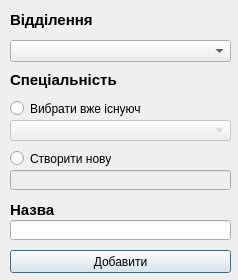
<?xml version="1.0" encoding="UTF-8"?>
<ui version="4.0">
 <class>groupchange</class>
 <widget class="QDialog" name="groupchange">
  <property name="geometry">
   <rect>
    <x>0</x>
    <y>0</y>
    <width>238</width>
    <height>280</height>
   </rect>
  </property>
  <property name="windowTitle">
   <string>Добавте нову групу</string>
  </property>
  <property name="windowIcon">
   <iconset>
    <normaloff>icon.ico</normaloff>icon.ico</iconset>
  </property>
  <widget class="QPushButton" name="pushButton">
   <property name="geometry">
    <rect>
     <x>10</x>
     <y>250</y>
     <width>221</width>
     <height>23</height>
    </rect>
   </property>
   <property name="text">
    <string>Добавити</string>
   </property>
  </widget>
  <widget class="QLabel" name="label">
   <property name="geometry">
    <rect>
     <x>10</x>
     <y>10</y>
     <width>91</width>
     <height>21</height>
    </rect>
   </property>
   <property name="text">
    <string>&lt;html&gt;&lt;head/&gt;&lt;body&gt;&lt;p&gt;&lt;span style=&quot; font-size:11pt; font-weight:600;&quot;&gt;Відділення&lt;/span&gt;&lt;/p&gt;&lt;/body&gt;&lt;/html&gt;</string>
   </property>
  </widget>
  <widget class="QLabel" name="label_2">
   <property name="geometry">
    <rect>
     <x>10</x>
     <y>70</y>
     <width>121</width>
     <height>21</height>
    </rect>
   </property>
   <property name="text">
    <string>&lt;html&gt;&lt;head/&gt;&lt;body&gt;&lt;p&gt;&lt;span style=&quot; font-size:11pt; font-weight:600;&quot;&gt;Спеціальність&lt;/span&gt;&lt;/p&gt;&lt;/body&gt;&lt;/html&gt;</string>
   </property>
  </widget>
  <widget class="QComboBox" name="comboBox">
   <property name="geometry">
    <rect>
     <x>10</x>
     <y>40</y>
     <width>221</width>
     <height>22</height>
    </rect>
   </property>
  </widget>
  <widget class="QComboBox" name="comboBox_2">
   <property name="enabled">
    <bool>false</bool>
   </property>
   <property name="geometry">
    <rect>
     <x>10</x>
     <y>120</y>
     <width>221</width>
     <height>21</height>
    </rect>
   </property>
  </widget>
  <widget class="QRadioButton" name="radioButton">
   <property name="geometry">
    <rect>
     <x>10</x>
     <y>100</y>
     <width>131</width>
     <height>17</height>
    </rect>
   </property>
   <property name="text">
    <string>Вибрати вже існуючу</string>
   </property>
   <attribute name="buttonGroup">
    <string notr="true">buttonGroup</string>
   </attribute>
  </widget>
  <widget class="QRadioButton" name="radioButton_2">
   <property name="geometry">
    <rect>
     <x>10</x>
     <y>150</y>
     <width>101</width>
     <height>17</height>
    </rect>
   </property>
   <property name="text">
    <string>Створити нову</string>
   </property>
   <attribute name="buttonGroup">
    <string notr="true">buttonGroup</string>
   </attribute>
  </widget>
  <widget class="QLineEdit" name="lineEdit">
   <property name="enabled">
    <bool>false</bool>
   </property>
   <property name="geometry">
    <rect>
     <x>10</x>
     <y>170</y>
     <width>221</width>
     <height>20</height>
    </rect>
   </property>
  </widget>
  <widget class="QLabel" name="label_3">
   <property name="geometry">
    <rect>
     <x>10</x>
     <y>200</y>
     <width>121</width>
     <height>21</height>
    </rect>
   </property>
   <property name="text">
    <string>&lt;html&gt;&lt;head/&gt;&lt;body&gt;&lt;p&gt;&lt;span style=&quot; font-size:11pt; font-weight:600;&quot;&gt;Назва&lt;/span&gt;&lt;/p&gt;&lt;/body&gt;&lt;/html&gt;</string>
   </property>
  </widget>
  <widget class="QLineEdit" name="lineEdit_2">
   <property name="geometry">
    <rect>
     <x>10</x>
     <y>220</y>
     <width>221</width>
     <height>20</height>
    </rect>
   </property>
  </widget>
 </widget>
 <tabstops>
  <tabstop>comboBox</tabstop>
  <tabstop>radioButton</tabstop>
  <tabstop>comboBox_2</tabstop>
  <tabstop>radioButton_2</tabstop>
  <tabstop>lineEdit</tabstop>
  <tabstop>lineEdit_2</tabstop>
  <tabstop>pushButton</tabstop>
 </tabstops>
 <resources/>
 <connections/>
 <buttongroups>
  <buttongroup name="buttonGroup"/>
 </buttongroups>
</ui>
